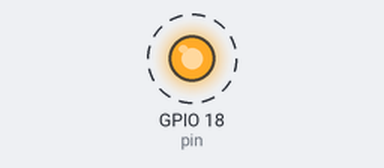
A program run on a simulated Raspberry Pi (BCM pin numbers). Shown: output pins drawn as LEDs (lit = HIGH). Dashed ring = blinking.

Above: at 0.5 s.
Timing chart, 0 to 4.6 s (numbered marks = the images above):
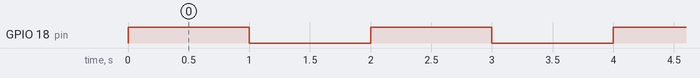

Measured:
- by itself, GPIO 18 (pin): alternates HIGH for 1.0 s and LOW for 1.0 s

The program:

blink_led.py
```python
# simple program which blinks LED infinitely

# hardware setup: connect LED to pin 18 and resistor 220 Ohm in serial and then to GND to close circuit

import RPi.GPIO as GPIO
from time import sleep

pin = 18

GPIO.setmode(GPIO.BCM)
GPIO.setup(pin, GPIO.OUT)

while True:
    GPIO.output(pin, GPIO.HIGH)
    sleep(1)
    GPIO.output(pin, GPIO.LOW)
    sleep(1)

GPIO.cleanup()
```
